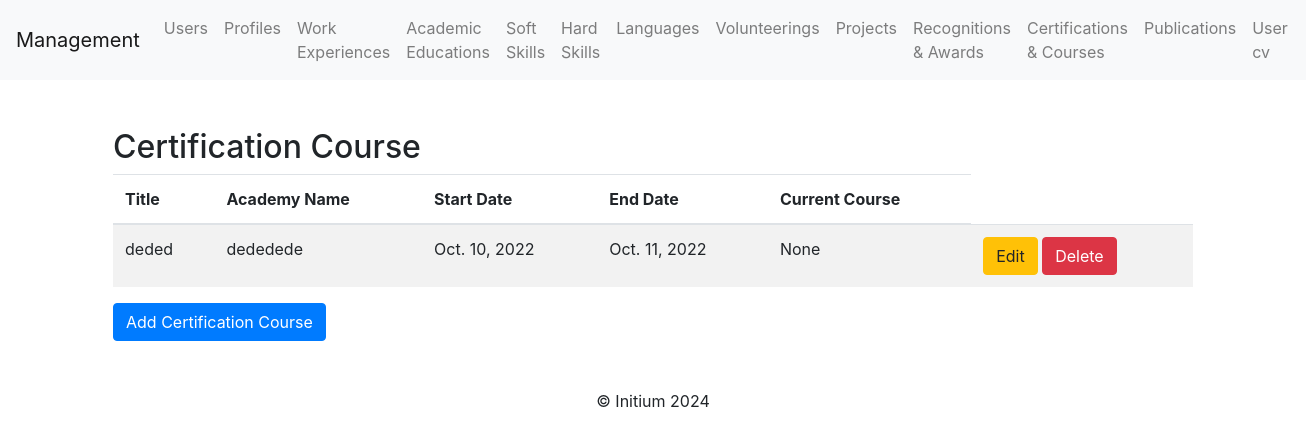
Page /certifications_courses/ on the earlier database version.
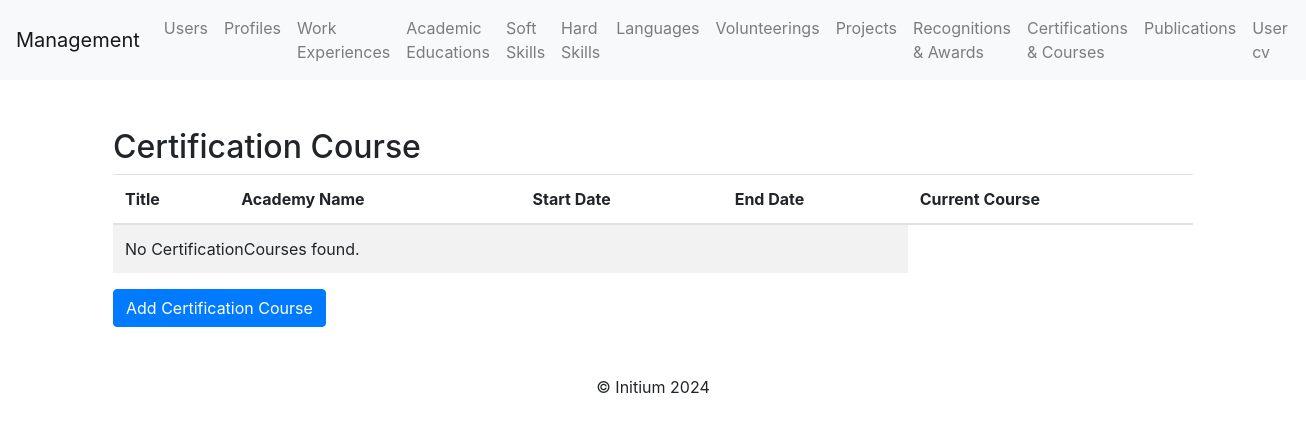
Same page on the later database version.
### profile_cv/models.py (models this page shows)
class CertificationCourse(models.Model):
    title = models.CharField(max_length=255)  # Title of the certification or course
    academy_name = models.CharField(max_length=255)  # Name of the academy
    start_date = models.DateField()  # Start date
    end_date = models.DateField(blank=True, null=True)  # Optional end date
    current_course = models.BooleanField(blank=True, null=True)  # Current course

### profile_cv/views.py (the view)
# urls.py: path('certifications_courses/', certification_course_list, name='certification_course_list'),
def certification_course_list(request):
    certifications_courses = CertificationCourse.objects.all()
    return render(request, "certificationcourse/certificationcourse_list.html", {"certifications_courses": certifications_courses})

### profile_cv/templates/certificationcourse/certificationcourse_list.html (shortened to what this page needs)
{% extends 'base.html' %}
{% block content %}
<div class="container mt-5">
    <h2>Certification Course</h2>
    <table class="table table-striped">
        <thead>
            <tr>
                <th>Title</th>
                <th>Academy Name</th>
                <th>Start Date</th>
                <th>End Date</th>
                <th>Current Course</th>
            </tr>
        </thead>
        <tbody>
            {% for certificationCourse in certifications_courses %}
            <tr>
                <td>{{ certificationCourse.title }}</td>
                <td>{{ certificationCourse.academy_name }}</td>
                <td>{{ certificationCourse.start_date }}</td>
                <td>{{ certificationCourse.end_date }}</td>
                <td>{{ certificationCourse.current_course }}</td>
                <td>
                    <a class="btn btn-warning" href="{% url 'certification_course_update' certificationCourse.pk %}">Edit</a>
                    <a class="btn btn-danger" href="{% url 'certification_course_delete' certificationCourse.pk %}">Delete</a>
                </td>
            </tr>
            {% empty %}
            <tr>
                <td colspan="4">No CertificationCourses found.</td>
            </tr>
            {% endfor %}
        </tbody>
    </table>
    <a class="btn btn-primary" href="{% url 'certification_course_create' %}">Add Certification Course</a>
</div>
{% endblock %}

Differences in the rows shown:
removed CertificationCourse: title "deded", academy_name "dededede", start_date "Oct. 10, 2022", end_date "Oct. 11, 2022", current_course "None"
Other differences:
text now shown: "No CertificationCourses found."
